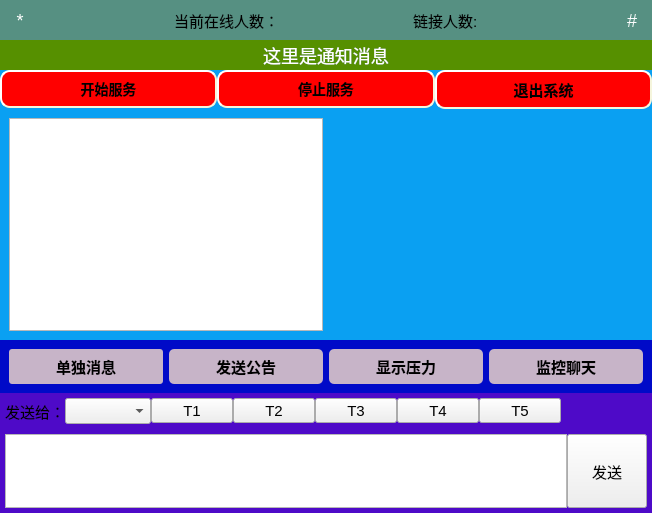
<?xml version="1.0" encoding="UTF-8"?>
<ui version="4.0">
 <class>Window</class>
 <widget class="QWidget" name="Window">
  <property name="geometry">
   <rect>
    <x>0</x>
    <y>0</y>
    <width>652</width>
    <height>513</height>
   </rect>
  </property>
  <property name="windowTitle">
   <string>Form</string>
  </property>
  <property name="styleSheet">
   <string notr="true">/*全局设置*/
* {	font-family: &quot;微软雅黑&quot;; font-size: 15px;}
QWidget#Window{
   background:#0AA0F2;
	outline:none;
	color:#333;

}
/*最上边的背景*/
QWidget#Status{
	background: #569082;
	outline:none;
	color:#333;
}
/*后台运行按钮*/
QPushButton#btnHide {
	background: transparent;
	border: none;
	color: #ffffff;
	font-size: 18px;
}
QPushButton#btnHide:hover {
	background: #569000;
}
QPushButton#btnHide:pressed {
	background: #569040;
}
/*全屏运行按钮*/
/*后台运行按钮*/
QPushButton#btnMAX {
	background: transparent;
	border: none;
	color: #ffffff;
	font-size: 18px;
}
QPushButton#btnMAX:hover {
	background: #569000;
}
QPushButton#btnMAX:pressed {
	background: #569040;
}

/*提示栏*/
QLabel#Notice{
background: #569000;
       /*background: transparent ;*/
	color: #ffffff;
	font-size: 18px;
}

/*三个重要的按钮*/
/*开始服务按钮*/
QPushButton#btnStart{
     background-color: red;
     border-style: outset;
     border-width: 2px;
     border-radius: 10px;
     border-color: beige;
     font: bold 14px;
     min-width: 10em;
     padding: 6px;
}
QPushButton#btnStart:hover {
     background-color: rgb(220, 124, 0);
     border-style: inset;
}
QPushButton#btnStart:pressed {
     background-color: rgb(224, 0, 0);
     border-style: inset;
}

/*停止服务按钮*/
QPushButton#btnStop{
     background-color: red;
     border-style: outset;
     border-width: 2px;
     border-radius: 10px;
     border-color: beige;
     font: bold 14px;
     min-width: 10em;
     padding: 6px;
}
QPushButton#btnStop:hover {
     background-color: rgb(220, 124, 0);
     border-style: inset;
}
QPushButton#btnStop:pressed {
     background-color: rgb(224, 0, 0);
	 border-style: inset;
} 


/*退出按钮*/
QPushButton#btnQuit{
     background-color: red;
     border-style: outset;
     border-width: 2px;
     border-radius: 10px;
     border-color: beige;
    font: bold 15px;
     min-width: 10em;
     padding: 6px;
}
QPushButton#btnQuit:hover {
     background-color: rgb(220, 124, 0);
     border-style: inset;
}
QPushButton#btnQuit:pressed {
     background-color: rgb(224, 0, 0);
     border-style: inset;
}
/*四个按钮*/
/*背景*/
QWidget#MainWork{
  background-color: rgb(0, 10, 200);
}
/*单独消息*/
QPushButton#btnPrivate{
     background-color: rgb(199, 180, 200);
     border-radius: 3px;
     border-color: beige;
   font: bold 15px;
     min-width: 10em;
     padding: 6px;
}
QPushButton#btnPrivate::hover{
     background-color: rgb(90, 180, 200);
}
QPushButton#btnPrivate:pressed{
     background-color: rgb(199, 100, 100);
 	 border-style: inset;
}
/*发送公告*/
QPushButton#btnPublic{
     background-color: rgb(199, 180, 200);
     border-radius: 5px;
     border-color: beige;
   font: bold 15px;
     min-width: 10em;
     padding: 6px;
}
QPushButton#btnPublic::hover{
     background-color: rgb(90, 180, 200);
}
QPushButton#btnPublic:pressed{
     background-color: rgb(199, 100, 100);
 	 border-style: inset;
}
/*显示压力*/
QPushButton#btnPressure{
     background-color: rgb(199, 180, 200);
     border-radius: 5px;
     border-color: beige;
    font: bold 15px;
     min-width: 10em;
     padding: 6px;
}
QPushButton#btnPressure::hover{
     background-color: rgb(90, 180, 200);
}
QPushButton#btnPressure:pressed{
     background-color: rgb(199, 100, 100);
 	 border-style: inset;
}
/*监控聊天*/
QPushButton#btnWatch{
     background-color: rgb(199, 180, 200);
     border-radius: 5px;
     border-color: beige;
     font: bold 15px;
     min-width: 10em;
     padding: 6px;
}
QPushButton#btnWatch::hover{
     background-color: rgb(90, 180, 200);
}
QPushButton#btnWatch:pressed{
     background-color: rgb(199, 100, 100);
 	 border-style: inset;
}
/*发送面板*/
QWidget#MyEdit{
  background-color: rgb(78, 10, 200);
}	
</string>
  </property>
  <layout class="QGridLayout" name="gridLayout_2">
   <property name="margin">
    <number>0</number>
   </property>
   <property name="spacing">
    <number>0</number>
   </property>
   <item row="0" column="0">
    <layout class="QVBoxLayout" name="VL2">
     <property name="spacing">
      <number>0</number>
     </property>
     <item>
      <widget class="QWidget" name="Status" native="true">
       <property name="sizePolicy">
        <sizepolicy hsizetype="Preferred" vsizetype="Minimum">
         <horstretch>0</horstretch>
         <verstretch>0</verstretch>
        </sizepolicy>
       </property>
       <property name="minimumSize">
        <size>
         <width>0</width>
         <height>40</height>
        </size>
       </property>
       <layout class="QGridLayout" name="gridLayout">
        <property name="margin">
         <number>0</number>
        </property>
        <property name="spacing">
         <number>0</number>
        </property>
        <item row="0" column="0">
         <layout class="QHBoxLayout" name="horizontalLayout">
          <property name="spacing">
           <number>0</number>
          </property>
          <item>
           <widget class="QPushButton" name="btnHide">
            <property name="sizePolicy">
             <sizepolicy hsizetype="Minimum" vsizetype="Minimum">
              <horstretch>0</horstretch>
              <verstretch>0</verstretch>
             </sizepolicy>
            </property>
            <property name="minimumSize">
             <size>
              <width>40</width>
              <height>20</height>
             </size>
            </property>
            <property name="text">
             <string>*</string>
            </property>
           </widget>
          </item>
          <item>
           <spacer name="HS">
            <property name="orientation">
             <enum>Qt::Horizontal</enum>
            </property>
            <property name="sizeHint" stdset="0">
             <size>
              <width>40</width>
              <height>20</height>
             </size>
            </property>
           </spacer>
          </item>
          <item>
           <widget class="QLabel" name="label_live">
            <property name="text">
             <string>当前在线人数：</string>
            </property>
           </widget>
          </item>
          <item>
           <spacer name="HS3">
            <property name="orientation">
             <enum>Qt::Horizontal</enum>
            </property>
            <property name="sizeHint" stdset="0">
             <size>
              <width>40</width>
              <height>20</height>
             </size>
            </property>
           </spacer>
          </item>
          <item>
           <widget class="QLabel" name="label_Connect">
            <property name="text">
             <string>链接人数:</string>
            </property>
           </widget>
          </item>
          <item>
           <spacer name="HS2">
            <property name="orientation">
             <enum>Qt::Horizontal</enum>
            </property>
            <property name="sizeHint" stdset="0">
             <size>
              <width>40</width>
              <height>20</height>
             </size>
            </property>
           </spacer>
          </item>
          <item>
           <widget class="QPushButton" name="btnMAX">
            <property name="sizePolicy">
             <sizepolicy hsizetype="Minimum" vsizetype="Minimum">
              <horstretch>0</horstretch>
              <verstretch>0</verstretch>
             </sizepolicy>
            </property>
            <property name="minimumSize">
             <size>
              <width>40</width>
              <height>20</height>
             </size>
            </property>
            <property name="text">
             <string>#</string>
            </property>
           </widget>
          </item>
         </layout>
        </item>
       </layout>
      </widget>
     </item>
     <item>
      <widget class="QWidget" name="MainOption" native="true">
       <layout class="QVBoxLayout" name="Main">
        <property name="spacing">
         <number>0</number>
        </property>
        <property name="margin">
         <number>0</number>
        </property>
        <item>
         <widget class="QLabel" name="Notice">
          <property name="sizePolicy">
           <sizepolicy hsizetype="Preferred" vsizetype="Minimum">
            <horstretch>0</horstretch>
            <verstretch>0</verstretch>
           </sizepolicy>
          </property>
          <property name="minimumSize">
           <size>
            <width>0</width>
            <height>30</height>
           </size>
          </property>
          <property name="maximumSize">
           <size>
            <width>16777215</width>
            <height>40</height>
           </size>
          </property>
          <property name="text">
           <string>这里是通知消息</string>
          </property>
          <property name="alignment">
           <set>Qt::AlignCenter</set>
          </property>
         </widget>
        </item>
        <item>
         <layout class="QHBoxLayout" name="HL3">
          <property name="spacing">
           <number>0</number>
          </property>
          <item>
           <widget class="QPushButton" name="btnStart">
            <property name="text">
             <string>开始服务</string>
            </property>
           </widget>
          </item>
          <item>
           <widget class="QPushButton" name="btnStop">
            <property name="text">
             <string>停止服务</string>
            </property>
           </widget>
          </item>
          <item>
           <widget class="QPushButton" name="btnQuit">
            <property name="text">
             <string>退出系统</string>
            </property>
           </widget>
          </item>
         </layout>
        </item>
       </layout>
      </widget>
     </item>
     <item>
      <widget class="QWidget" name="People" native="true">
       <layout class="QHBoxLayout" name="horizontalLayout_2">
        <item>
         <widget class="QListView" name="listView"/>
        </item>
        <item>
         <widget class="QWidget" name="showPanel" native="true">
          <property name="sizePolicy">
           <sizepolicy hsizetype="Expanding" vsizetype="Expanding">
            <horstretch>0</horstretch>
            <verstretch>0</verstretch>
           </sizepolicy>
          </property>
         </widget>
        </item>
       </layout>
      </widget>
     </item>
     <item>
      <widget class="QWidget" name="MainWork" native="true">
       <property name="sizePolicy">
        <sizepolicy hsizetype="Preferred" vsizetype="Preferred">
         <horstretch>0</horstretch>
         <verstretch>0</verstretch>
        </sizepolicy>
       </property>
       <layout class="QHBoxLayout" name="HL4">
        <item>
         <widget class="QPushButton" name="btnPrivate">
          <property name="minimumSize">
           <size>
            <width>100</width>
            <height>0</height>
           </size>
          </property>
          <property name="text">
           <string>单独消息</string>
          </property>
          <property name="checkable">
           <bool>true</bool>
          </property>
         </widget>
        </item>
        <item>
         <widget class="QPushButton" name="btnPublic">
          <property name="minimumSize">
           <size>
            <width>100</width>
            <height>0</height>
           </size>
          </property>
          <property name="text">
           <string>发送公告</string>
          </property>
          <property name="checkable">
           <bool>true</bool>
          </property>
         </widget>
        </item>
        <item>
         <widget class="QPushButton" name="btnPressure">
          <property name="minimumSize">
           <size>
            <width>100</width>
            <height>0</height>
           </size>
          </property>
          <property name="text">
           <string>显示压力</string>
          </property>
          <property name="checkable">
           <bool>true</bool>
          </property>
         </widget>
        </item>
        <item>
         <widget class="QPushButton" name="btnWatch">
          <property name="minimumSize">
           <size>
            <width>100</width>
            <height>0</height>
           </size>
          </property>
          <property name="text">
           <string>监控聊天</string>
          </property>
          <property name="checkable">
           <bool>true</bool>
          </property>
         </widget>
        </item>
       </layout>
      </widget>
     </item>
     <item>
      <widget class="QWidget" name="MyEdit" native="true">
       <property name="sizePolicy">
        <sizepolicy hsizetype="Preferred" vsizetype="MinimumExpanding">
         <horstretch>0</horstretch>
         <verstretch>0</verstretch>
        </sizepolicy>
       </property>
       <property name="maximumSize">
        <size>
         <width>16777215</width>
         <height>120</height>
        </size>
       </property>
       <layout class="QGridLayout" name="gridLayout_3">
        <property name="margin">
         <number>0</number>
        </property>
        <property name="spacing">
         <number>0</number>
        </property>
        <item row="1" column="0">
         <widget class="QWidget" name="MyEditAreaPanel" native="true">
          <layout class="QHBoxLayout" name="MyEditArea">
           <property name="spacing">
            <number>0</number>
           </property>
           <property name="sizeConstraint">
            <enum>QLayout::SetDefaultConstraint</enum>
           </property>
           <property name="margin">
            <number>5</number>
           </property>
           <item>
            <widget class="QTextEdit" name="textEditMessage">
             <property name="sizePolicy">
              <sizepolicy hsizetype="Expanding" vsizetype="Expanding">
               <horstretch>0</horstretch>
               <verstretch>0</verstretch>
              </sizepolicy>
             </property>
             <property name="maximumSize">
              <size>
               <width>16777215</width>
               <height>16777215</height>
              </size>
             </property>
            </widget>
           </item>
           <item>
            <widget class="QPushButton" name="btnSend">
             <property name="sizePolicy">
              <sizepolicy hsizetype="Preferred" vsizetype="MinimumExpanding">
               <horstretch>0</horstretch>
               <verstretch>0</verstretch>
              </sizepolicy>
             </property>
             <property name="maximumSize">
              <size>
               <width>16777215</width>
               <height>16777215</height>
              </size>
             </property>
             <property name="text">
              <string>发送</string>
             </property>
            </widget>
           </item>
          </layout>
         </widget>
        </item>
        <item row="0" column="0">
         <widget class="QWidget" name="MyEditToolsPanel" native="true">
          <layout class="QHBoxLayout" name="MyTextTools">
           <property name="spacing">
            <number>0</number>
           </property>
           <property name="leftMargin">
            <number>5</number>
           </property>
           <property name="topMargin">
            <number>5</number>
           </property>
           <property name="bottomMargin">
            <number>5</number>
           </property>
           <item>
            <widget class="QLabel" name="label_sendTo">
             <property name="text">
              <string>发送给：</string>
             </property>
            </widget>
           </item>
           <item>
            <widget class="QComboBox" name="cbSendToID"/>
           </item>
           <item>
            <widget class="QToolButton" name="toolBtn">
             <property name="sizePolicy">
              <sizepolicy hsizetype="Expanding" vsizetype="Fixed">
               <horstretch>0</horstretch>
               <verstretch>0</verstretch>
              </sizepolicy>
             </property>
             <property name="text">
              <string>T1</string>
             </property>
            </widget>
           </item>
           <item>
            <widget class="QToolButton" name="toolBtn2">
             <property name="sizePolicy">
              <sizepolicy hsizetype="Expanding" vsizetype="Fixed">
               <horstretch>0</horstretch>
               <verstretch>0</verstretch>
              </sizepolicy>
             </property>
             <property name="text">
              <string>T2</string>
             </property>
            </widget>
           </item>
           <item>
            <widget class="QToolButton" name="toolBtn3">
             <property name="sizePolicy">
              <sizepolicy hsizetype="Expanding" vsizetype="Fixed">
               <horstretch>0</horstretch>
               <verstretch>0</verstretch>
              </sizepolicy>
             </property>
             <property name="text">
              <string>T3</string>
             </property>
            </widget>
           </item>
           <item>
            <widget class="QToolButton" name="toolBtn4">
             <property name="sizePolicy">
              <sizepolicy hsizetype="Expanding" vsizetype="Fixed">
               <horstretch>0</horstretch>
               <verstretch>0</verstretch>
              </sizepolicy>
             </property>
             <property name="text">
              <string>T4</string>
             </property>
            </widget>
           </item>
           <item>
            <widget class="QToolButton" name="toolBtn5">
             <property name="sizePolicy">
              <sizepolicy hsizetype="Expanding" vsizetype="Fixed">
               <horstretch>0</horstretch>
               <verstretch>0</verstretch>
              </sizepolicy>
             </property>
             <property name="text">
              <string>T5</string>
             </property>
            </widget>
           </item>
           <item>
            <spacer name="HS11">
             <property name="orientation">
              <enum>Qt::Horizontal</enum>
             </property>
             <property name="sizeHint" stdset="0">
              <size>
               <width>40</width>
               <height>20</height>
              </size>
             </property>
            </spacer>
           </item>
          </layout>
         </widget>
        </item>
       </layout>
      </widget>
     </item>
    </layout>
   </item>
  </layout>
 </widget>
 <resources/>
 <connections/>
</ui>
